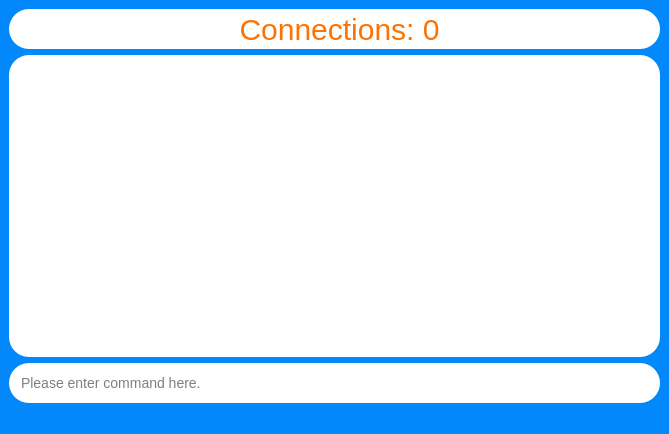
<?xml version="1.0" encoding="UTF-8"?>
<ui version="4.0">
 <class>MainWindow</class>
 <widget class="QMainWindow" name="MainWindow">
  <property name="geometry">
   <rect>
    <x>0</x>
    <y>0</y>
    <width>669</width>
    <height>434</height>
   </rect>
  </property>
  <property name="windowTitle">
   <string>Server Side</string>
  </property>
  <property name="styleSheet">
   <string notr="true">/*General Styling*/

* {
	font: 10pt &quot;Roboto&quot;;
    font-size: 14px;
	line-height: 20px;
	background-color: #0388fc;
	color: #000000;
}

/* Text box styling*/

QTextBrowser {
	border: none;
	padding-left:10px; 
	padding-top:10px;
	background-color: #FFFFFF;
	border-radius: 20px;
}

/* Line edit styling */
QLineEdit {
	border: 10px;
	border-color: #fc7303;
	padding-left:10px; 
	background-color: #FFFFFF;
	border-radius: 20px;
}

/* Label styling */
QLabel {
	border: none;
	border-radius: 20px;
	padding-left:10px; 
	background-color: #FFFFFF;
	color: #fc7303;
	font-size: 30px;
}

/* Scroll bar */
QScrollBar
{
	width: 20px;
	border:none;
    border-radius: 10px;
    background: #ffffff;
}
QScrollBar::add-page, QScrollBar::sub-page 
{
	background-color: #ffffff;
}
QScrollBar::add-line, QScrollBar::sub-line 
{
	background-color: #ffffff;
}
QScrollBar::handle
{
	background-color: #fc7303;
	min-height: 30px;
	border-radius: 10px;
	border:none;
}
QScrollBar::up-arrow
{
	background: none;
}
QScrollBar::down-arrow
{
	background: none;
}</string>
  </property>
  <widget class="QWidget" name="centralwidget">
   <layout class="QGridLayout" name="gridLayout_2">
    <item row="0" column="0">
     <layout class="QGridLayout" name="gridLayout">
      <item row="1" column="0" colspan="2">
       <widget class="QTextBrowser" name="terminal">
        <property name="minimumSize">
         <size>
          <width>200</width>
          <height>150</height>
         </size>
        </property>
        <property name="html">
         <string>&lt;!DOCTYPE HTML PUBLIC &quot;-//W3C//DTD HTML 4.0//EN&quot; &quot;http://www.w3.org/TR/REC-html40/strict.dtd&quot;&gt;
&lt;html&gt;&lt;head&gt;&lt;meta name=&quot;qrichtext&quot; content=&quot;1&quot; /&gt;&lt;style type=&quot;text/css&quot;&gt;
p, li { white-space: pre-wrap; }
&lt;/style&gt;&lt;/head&gt;&lt;body style=&quot; font-family:'Roboto'; font-size:14px; font-weight:400; font-style:normal;&quot;&gt;
&lt;p style=&quot;-qt-paragraph-type:empty; margin-top:0px; margin-bottom:0px; margin-left:0px; margin-right:0px; -qt-block-indent:0; text-indent:0px;&quot;&gt;&lt;br /&gt;&lt;/p&gt;&lt;/body&gt;&lt;/html&gt;</string>
        </property>
       </widget>
      </item>
      <item row="2" column="0" colspan="2">
       <widget class="QLineEdit" name="command">
        <property name="minimumSize">
         <size>
          <width>0</width>
          <height>40</height>
         </size>
        </property>
        <property name="placeholderText">
         <string>Please enter command here.</string>
        </property>
       </widget>
      </item>
      <item row="0" column="0" colspan="2">
       <widget class="QLabel" name="num_of_connections">
        <property name="minimumSize">
         <size>
          <width>250</width>
          <height>40</height>
         </size>
        </property>
        <property name="text">
         <string>Connections: 0</string>
        </property>
        <property name="alignment">
         <set>Qt::AlignCenter</set>
        </property>
       </widget>
      </item>
     </layout>
    </item>
   </layout>
  </widget>
  <widget class="QStatusBar" name="statusbar"/>
 </widget>
 <resources/>
 <connections/>
</ui>
